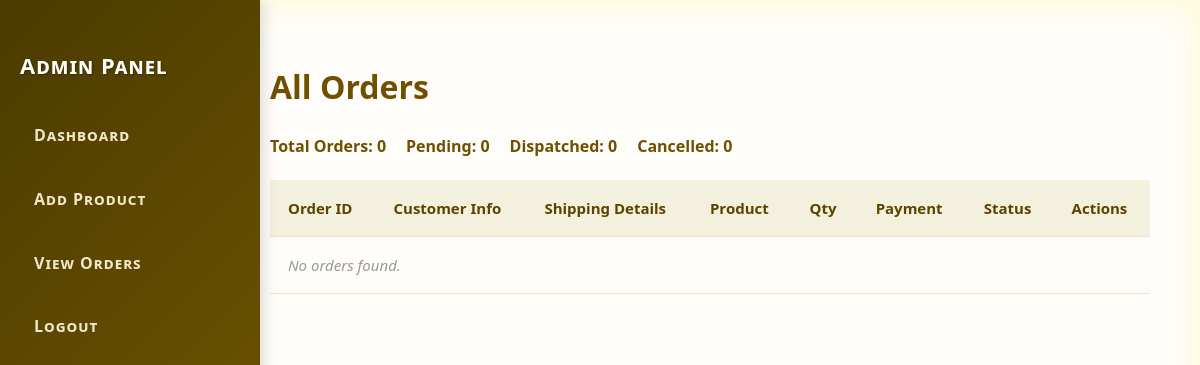
Before: /orders.php (signed in) with the older database file.
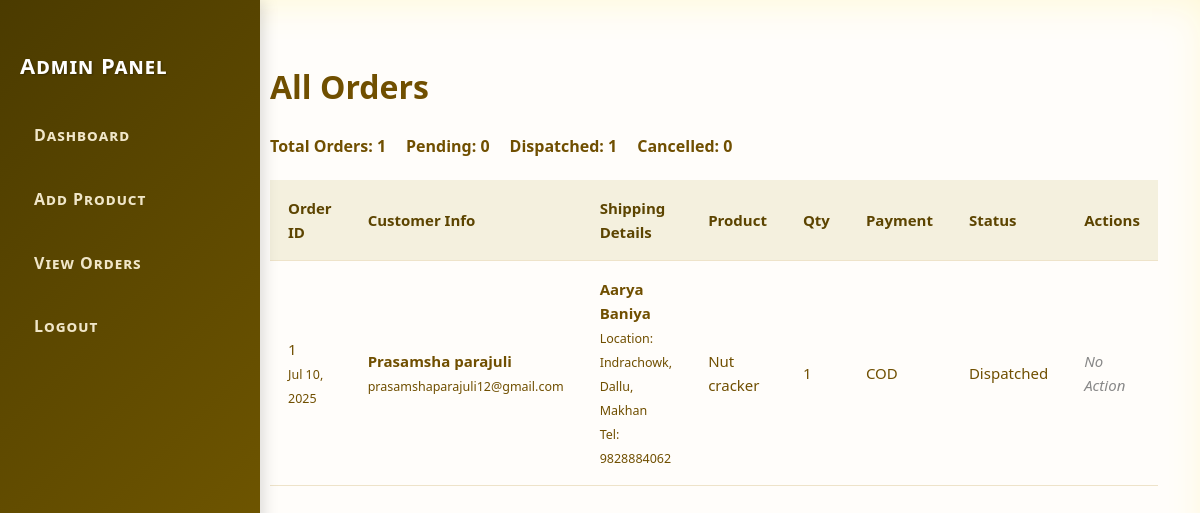
After: the same page with the newer database file.
### tables this page shows
CREATE TABLE `purchases` (
  `id` int(11) NOT NULL,
  `user_id` int(11) NOT NULL,
  `product_id` int(11) NOT NULL,
  `quantity` int(11) NOT NULL,
  `price` decimal(10,2) NOT NULL,
  `purchase_date` datetime NOT NULL DEFAULT current_timestamp(),
  `status` varchar(50) NOT NULL DEFAULT 'Pending',
  `shipping_name` varchar(100) NOT NULL,
  `shipping_address` text NOT NULL,
  `phone` varchar(20) NOT NULL,
  `payment_method` varchar(20) NOT NULL,
  `cancelled_by` varchar(10) DEFAULT NULL
);

CREATE TABLE `users` (
  `id` int(11) NOT NULL,
  `username` varchar(50) NOT NULL,
  `email` varchar(100) NOT NULL,
  `password` varchar(255) NOT NULL,
  `created_at` timestamp NOT NULL DEFAULT current_timestamp(),
  `role` enum('admin','user') NOT NULL DEFAULT 'user'
);

CREATE TABLE `products` (
  `id` int(11) NOT NULL,
  `name` varchar(100) NOT NULL,
  `description` text DEFAULT NULL,
  `price` decimal(10,2) NOT NULL,
  `image` varchar(255) DEFAULT NULL,
  `category_id` int(11) DEFAULT NULL
);

### orders.php (the view, shortened to what this page needs)
<?php
include 'db.php';
$total_orders = $conn->query("SELECT COUNT(*) as total FROM purchases")->fetch_assoc()['total'];
$pending_orders = $conn->query("SELECT COUNT(*) as total FROM purchases WHERE status = 'Pending'")->fetch_assoc()['total'];
$dispatched_orders = $conn->query("SELECT COUNT(*) as total FROM purchases WHERE status = 'Dispatched'")->fetch_assoc()['total'];
$cancelled_orders = $conn->query("SELECT COUNT(*) as total FROM purchases WHERE status = 'Cancelled'")->fetch_assoc()['total'];
$sql = "SELECT p.*, pr.name AS product_name, u.username AS user_name, u.email AS user_email,
        p.shipping_name, p.shipping_address, p.phone
        FROM purchases p
        JOIN products pr ON p.product_id = pr.id
        JOIN users u ON p.user_id = u.id
        ORDER BY p.purchase_date DESC";
$result = $conn->query($sql);
?>
<!DOCTYPE html>
<html>
<head>
  <link rel="stylesheet" href="admin.css">
</head>
<body>
  <div class="admin-container">
    <?php include 'header.php'; ?>
    <div class="admin-content">
      <h1>All Orders</h1>
      <div class="order-stats">
        <div>Total Orders: <strong><?= $total_orders ?></strong></div>
        <div>Pending: <strong><?= $pending_orders ?></strong></div>
        <div>Dispatched: <strong><?= $dispatched_orders ?></strong></div>
        <div>Cancelled: <strong><?= $cancelled_orders ?></strong></div>
      </div>
      <table class="product-table">
        <thead>
          <tr>
            <th>Order ID</th>
            <th>Customer Info</th>
            <th>Shipping Details</th>
            <th>Product</th>
            <th>Qty</th>
            <th>Payment</th>
            <th>Status</th>
            <th>Actions</th>
          </tr>
        </thead>
        <tbody>
          <?php if ($result && $result->num_rows > 0): ?>
            <?php while ($row = $result->fetch_assoc()): ?>
              <tr>
                <td><?= $row['id'] ?><br><small><?= date("M j, Y", strtotime($row['purchase_date'])) ?></small></td>
                <td>
                  <strong><?= htmlspecialchars($row['user_name']) ?></strong><br>
                  <small><?= htmlspecialchars($row['user_email']) ?></small>
                </td>
                <td>
                  <strong><?= htmlspecialchars($row['shipping_name']) ?></strong><br>
                  <small>Location: <?= htmlspecialchars($row['shipping_address']) ?></small><br>
                  <small>Tel: <?= htmlspecialchars($row['phone']) ?></small>
                </td>
                <td><?= htmlspecialchars($row['product_name']) ?></td>
                <td><?= (int)$row['quantity'] ?></td>
                <td><?= htmlspecialchars($row['payment_method']) ?></td>
                <td>
                  <span class="status-badge status-<?= strtolower(htmlspecialchars($row['status'])) ?>">
                    <?php
                      if ($row['status'] === 'Cancelled') {
                        echo 'Cancelled by ' . htmlspecialchars($row['cancelled_by']);
                      } else {
                        echo htmlspecialchars($row['status']);
                      }
                    ?>
                  </span>
                </td>
                <td class="action-buttons">
                  <?php if ($row['status'] === 'Pending'): ?>
                    <div class="button-group">
                      <a href="update_order_status.php?id=<?= $row['id'] ?>&status=Dispatched" class="button approve-btn">Dispatch</a>
                      <a href="update_order_status.php?id=<?= $row['id'] ?>&status=Cancelled" class="button danger-btn" onclick="return confirm('Are you sure you want to decline this order?')">Decline</a>
                    </div>
                  <?php else: ?>
                    <span class="muted">No Action</span>
                  <?php endif; ?>
                </td>
              </tr>
            <?php endwhile; ?>
          <?php else: ?>
            <tr><td colspan="8" class="no-data">No orders found.</td></tr>
          <?php endif; ?>
        </tbody>
      </table>
    </div>
  </div>
</body>
</html>

Changed rows visible on the page:
added purchases: id "1", purchase_date "Jul 10, 2025", user.username "Prasamsha parajuli", user.email "prasamshaparajuli12@gmail.com", shipping_name "Aarya Baniya", shipping_address "Indrachowk, Dallu, Makhan", phone "9828884062", product.name "Nut cracker", quantity "1", payment_method "COD", status "Dispatched", shows "No Action"
Other visible differences:
$total_orders: "0" → "1"
$dispatched_orders: "0" → "1"
text no longer shown: "No orders found."
